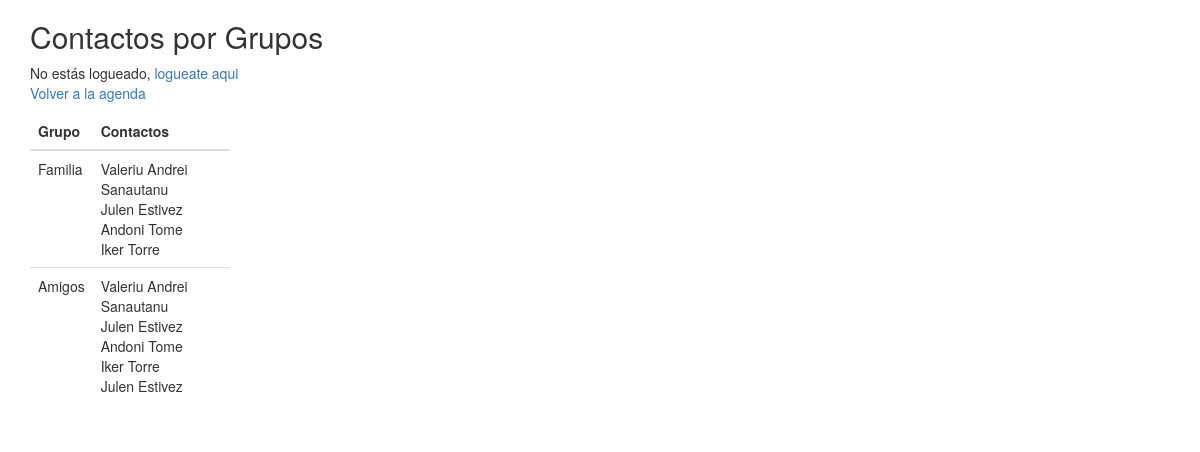
/controlador/cContactosPorGrupos.php, run on an earlier commit of the app's database.
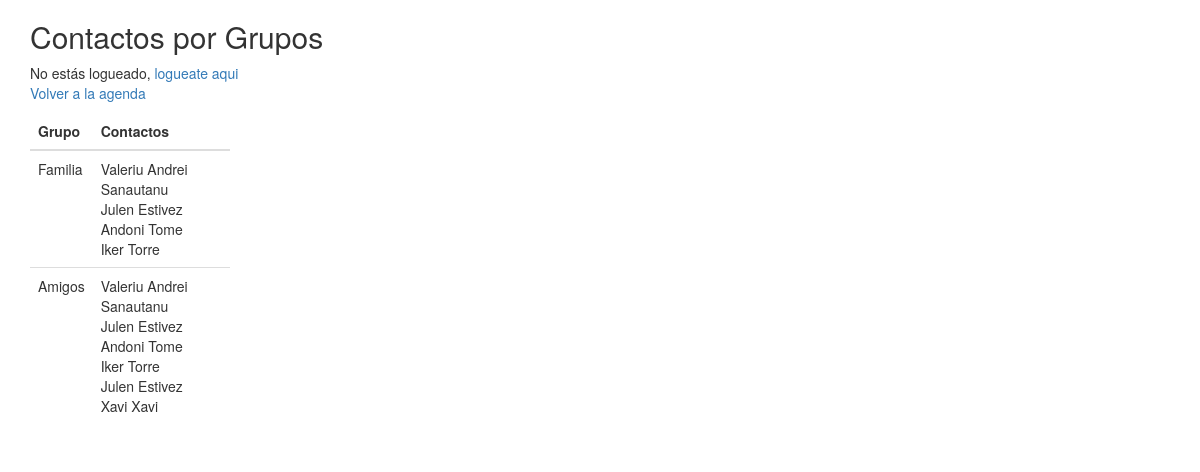
And on a later commit of the database.
### tables this page shows
CREATE TABLE `grupos` (
  `idGrupo` int(11) NOT NULL,
  `Nombre` varchar(20) NOT NULL
);

CREATE TABLE `contactos` (
  `idContacto` int(11) NOT NULL,
  `Nombre` varchar(20) NOT NULL,
  `Apellidos` varchar(20) NOT NULL,
  `Telefono` int(11) NOT NULL
);

### controlador/cContactosPorGrupos.php (called while the page is built)
<?php
  require_once("modelo/mAgenda.php");
$agenda = new Contacto();
$rowGrupos = $agenda->lista_grupos();
require_once("vista/vContactosPorGrupos.php");
?>

### modelo/mAgenda.php (called while the page is built, shortened)
<?php
class Contacto {
    private $grupo;
    private $cPorGrupos;
    private $link;
    public function __construct() {
        $this->link = new mysqli('localhost', 'root', '', 'dser_agenda');
    }
public function contactosPorGrupos($idGrupo) {
  $sql="SELECT c.Nombre, c.Apellidos FROM `rel_grupos` r, contactos c WHERE r.idGrupo = $idGrupo AND r.idContacto = c.idContacto";
  foreach ($this->link->query($sql) as $res) {
      $this->cPorGrupos[]=$res;
  }
  return $this->cPorGrupos;
  $this->link=null;
}
    public function lista_grupos() {
      $sql="SELECT * FROM `grupos`";
      foreach ($this->link->query($sql) as $res) {
          $this->grupo[]=$res;
      }
      return $this->grupo;
      $this->link=null;
    }
}
?>

### vista/vContactosPorGrupos.php (the view, shortened to what this page needs)
<!DOCTYPE html>
<html lang="en">
<head>
  <link rel="stylesheet" href="css/bootstrap.css">
  <link rel="stylesheet" href="css/estilo.css">
</head>
<body>
  <div class="container">
    <h2>Contactos por Grupos</h2>
    <?php
    if (isset($_SESSION['loggedin']) && $_SESSION['loggedin'] == true) {
      echo ("Estás logueado, usuario: " . $_SESSION['username'] . ", rol: " . $_SESSION['rol'] . ", <a href='login/logout.php'>salir</a>");
    } else {
      echo ("No estás logueado, <a href='login'>logueate aqui</a>");
    }
    ?>
    <p><a href="index.php">Volver a la agenda</a></p>
    <table class="table table-hover" style="width:200px;">
      <thead>
        <tr>
          <th>Grupo</th>
          <th>Contactos</th>
        </tr>
      </thead>
      <tbody>
        <?php
        for($i=0;$i<count($rowGrupos);$i++) {
          ?>
          <tr id="<?php echo $rowGrupos[$i]["idGrupo"]; ?>">
            <td><?php echo $rowGrupos[$i]["Nombre"]; ?></td>
            <td><?php
            $rowCpg = $agenda->contactosPorGrupos($rowGrupos[$i]["idGrupo"]);
            for($j=0;$j<count($rowCpg);$j++) {
              echo $rowCpg[$j]["Nombre"];
              echo $rowCpg[$j]["Apellidos"];
              echo "<br>";
            }
            ?>
            </td>
          </tr>
          <?php
        }
        ?>
      </tbody>
    </table>
  </div>
</body>
</html>

What changed in the data, as far as the page shows it:
added contactos: Nombre "Xavi", Apellidos "Xavi", shown under grupos "Amigos"
